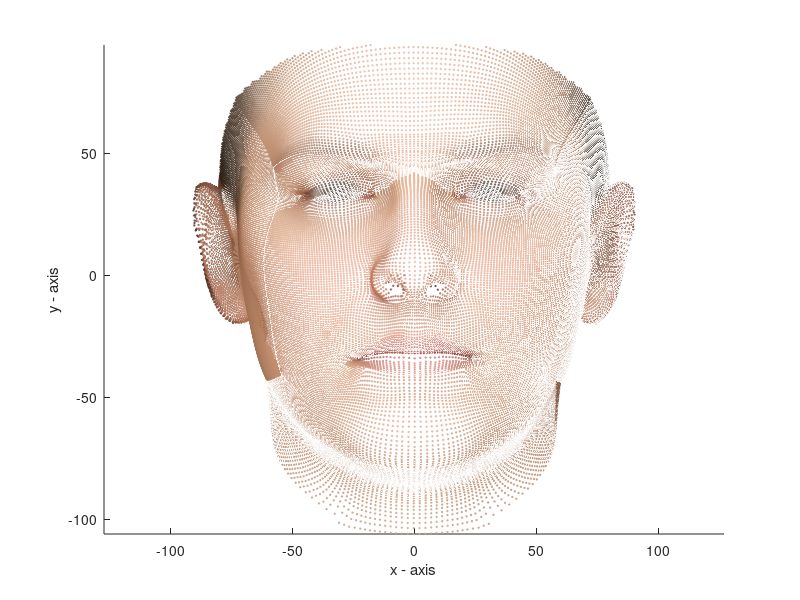

Recreate this plot in MATLAB. (Note: this script raises an error after producing the figure.)
fileID = fopen('./avg_shape.txt','r');
shape = fscanf(fileID,"%f",3*53149);
shape = reshape(shape, [3, 53149]);

fileID = fopen('./avg_reflectance.txt','r');
A = fscanf(fileID,"%f",3*53149);
reflectance = reshape(A, [3,53149]);

figure(1)
hold on
axis equal
xlabel('x - axis')
ylabel('y - axis')
zlabel('z - axis')
scatter3(shape(1,:),shape(2,:),shape(3,:),1, reflectance.');

rotation(0,45,0)

shape2 = rotation(0, 90, 0) * shape;

figure(2)
hold on
axis equal
xlabel('x - axis')
ylabel('y - axis')
zlabel('z - axis')
scatter3(shape2(1,:),shape2(2,:),shape2(3,:),1, reflectance.');